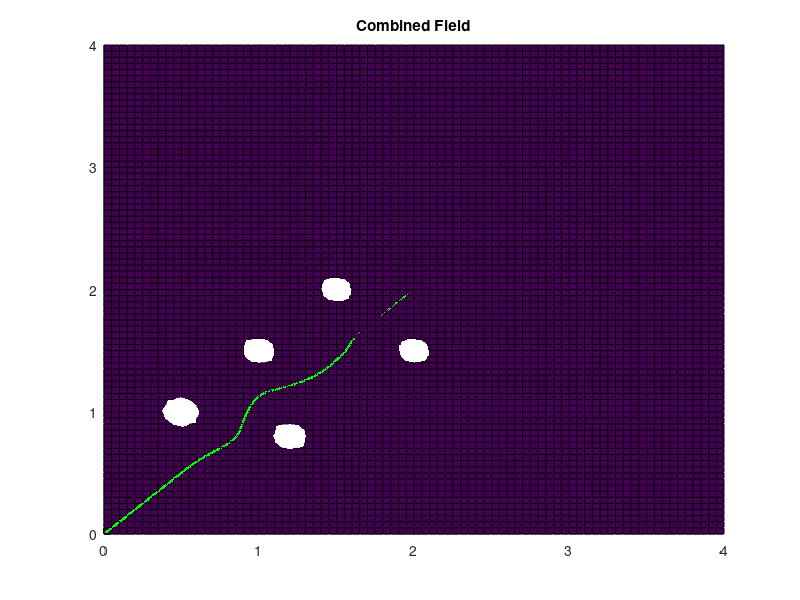
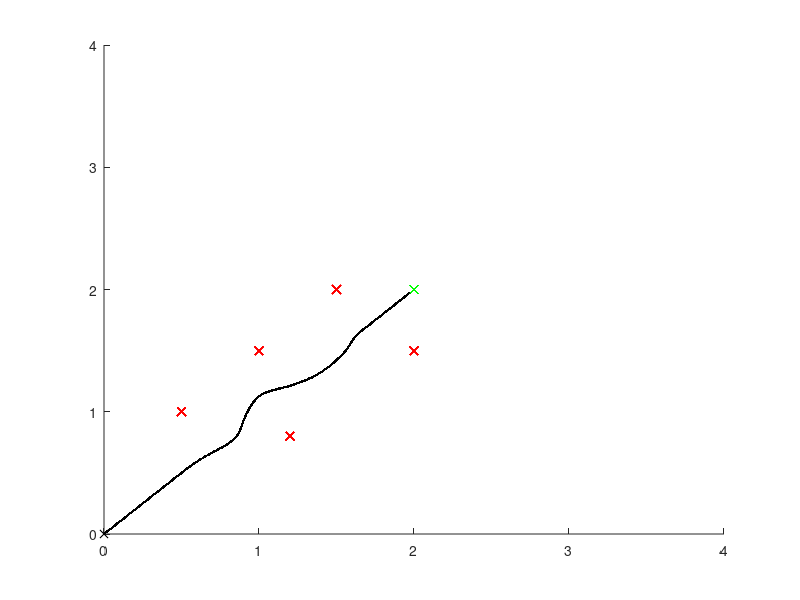

Recreate these plots in MATLAB, in order.
%% SCRIPT_virtualPotFieldViz
% This is a visualization of the attractive, repulsive and
% combined potential fields. It is also the visualization of the 
% trajectory of a robot within the field and the workspace. 
%
% HOW TO USE: 
% 1. Alter the starting, goal and obstacle positions under "Initialize 
% Goal, Obstacles & Field Parameters" subsection. 
%
% 2. Alter "zetaAtt" and "zetaRep" to alter how strongly the robot is
% either attracted to the goal or repulsed by the obstacles. 
%
% 3. "threshDist" is the max. distance between the robot and obstacle
% before the obstacle begins to exert a repulsive force on the robot.
%
% i.e.: 
%       if distance (b/w robotPosition & obstaclePosition) <= threshDist,
%           then obstacle repels robot
%       else
%           obstacle does not exert force on robot
%       end
%
% 4. "alpha" is essentially the maximum robot velocity
%
% 5. Use the "Rotate 3D" icon in figures 2 and 3 to see the 3d surface!
%
% 6. For now, you will have have to force stop (ctrl + c) when robot is
% stuck!!!
%       
% SPECIAL CASES:
% Example of robot getting stuck in local minima: 
% qGoal = [2;2]; & qObs = {[2;1.5],[1.2;0.8],[1;1.2],[0.5;1]};
% 
% Example of robot overshooting goal and getting stuck: 
% qGoal = [2;2]; & qObs = {[2;1.5],[1.2;0.8],[1;1.5],[0.5;1]};
%
% C. Kim, 24.DEC.2018, JHUAPL

%TODO
% How to stop simulation when stuck in local minima?
% How to get color gradient on combined field surface plot?
% 

%% 
clear all
close all
fig1Flag = false; % attractive potential field plot
fig2Flag = false; % repulsive potential field plot

%% Initialize Goal, Obstacles & Field Parameters
qCurr = [0;0]; %starting point
qGoal = [2;2]; %goal location
qObs = {[0.5;1],[1;1.5],[1.2;0.8],[2;1.5],[1.5;2]}; %local minima case
zetaAtt = 1; %attractive force constant
zetaRep = .1; %repuslive force constant
threshDist = .5; %obstacle threshold distance
alpha = 1; % maximum robot velocity

[x,y] = meshgrid(0:0.05:4 , 0:0.05:4); %mesh to compute surface plots

%% Attractive FIELD (NOT force!)
%computes the attractive field using the mesh
zAtt=ones(size(x,1),size(x,2));

for row = 1:size(x,1)
    for col = 1:size(x,2)
        q = [x(row,col);y(row,col)];
        zAtt(row,col) = 0.5 * zetaAtt * norm(q - qGoal)^2;
    end
end

%% Repulsive FIELD (NOT force!)
%computes the repulsive field using the mesh
zRep=zeros(size(x,1),size(x,2));

for row = 1:size(x,1)
    for col = 1:size(x,2)
        
        q = [x(row,col);y(row,col)];
        
        for i = 1:numel(qObs)
            
            rhoQ = norm(q - qObs{i});
            
            if rhoQ <= threshDist
                zRep_i = 0.5 * zetaRep * (1/rhoQ - 1/threshDist)^2;
            else
                zRep_i = 0;
            end
            
            zRep (row,col) = zRep(row,col)+zRep_i;
            
        end
        
    end
end

%% Field Visualizations
% attractive field
if fig1Flag
fig1 = figure(1);
axs1 = axes('Parent',fig1);
surf(axs1,x,y,zAtt) %attractive potential field. dip = goal
title(axs1,'Attractive Field')
end

%repulsive field
if fig2Flag
fig2 = figure(2);
axs2 = axes('Parent',fig2);
hold(axs2,'on')
surf(axs2,x,y,zRep)
title(axs2,'Repulsive Field')
zlim(axs2,[0 4])
end

%combined field
fig3 = figure(3);
axs3 = axes('Parent',fig3);
hold(axs3,'on')
zTot = zAtt + zRep; %total z
surf(axs3,x,y,zTot)
title(axs3,'Combined Field')

%initialize fig4 
fig4 = figure(4);
axs4 = axes('Parent',fig4);
hold(axs4,'on')
plot(axs4,qCurr(1),qCurr(2),'kx');

%% Path Planning and Plotting
dt = 0.01; %simulation timestep. leave this

continueFlag = true;

while continueFlag
    %attractive force to goal
    fAtt = zetaAtt * (qGoal - qCurr); 
    
    %repulsive force to obstacles
    fRep =[0;0]; %initialize and reset repulsive force
    for i = 1:numel(qObs)
        
        rhoQ = norm(qCurr - qObs{i});
        
        if rhoQ <= threshDist
            fRep_i = zetaRep * (1/rhoQ - 1/threshDist)*(1/rhoQ^2)*(qCurr - qObs{i})/norm(qCurr-qObs{i});
        else
            fRep_i = 0;
        end
        fRep = fRep+fRep_i;
    end
    
    fTot = fAtt + fRep; %total force exerted on robot
    qCurr = qCurr + alpha * (fTot/norm(fTot) )*dt; %robot movement
       
    %find field values to plot robot on combined field surface plot (fig3)
    zAtt = 0.5 * zetaAtt * norm(qCurr - qGoal)^2;
    zRep = 0;
    
    for i = 1:numel(qObs)
        
        rhoQ = norm(qCurr - qObs{i});
        
        if rhoQ <= threshDist
            zRep_i = 0.5 * zetaRep * (1/rhoQ - 1/threshDist)^2;
        else
            zRep_i = 0;
        end
        zRep = zRep + zRep_i;
    end
    
    zTot = zAtt + zRep;
    
    %plot 
    plot(axs4,qCurr(1),qCurr(2),'k.') %plot trajectory
    plot(axs4,qGoal(1),qGoal(2),'gx') %plot goal
    
    plot3(axs3,qCurr(1),qCurr(2),zTot,'g.') %plot trajectory on surface plot
    zlim(axs3,[0 4]) %limit z-axis on axs3 (otherwise peaks go to infinity)
    
    for i = 1:numel(qObs)
        plot(axs4,qObs{i}(1),qObs{i}(2),'rx') %plot obstacles in w-space
    end
    
    axis(axs4,[0 4 0 4])
    drawnow
    
    if norm(qCurr-qGoal)<.05
        continueFlag = false; %stop when within range of goal
    end
    
    pause(dt)
    
end


